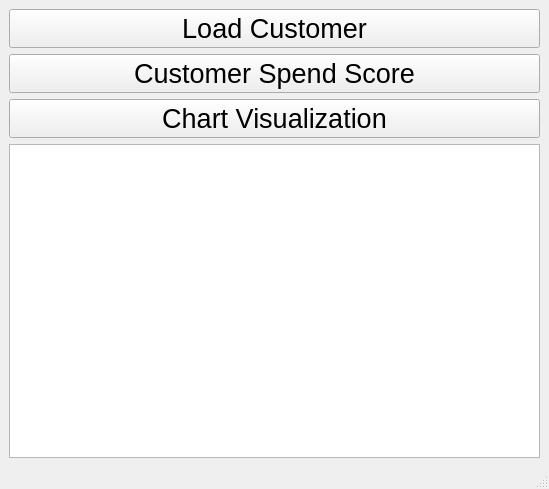
<?xml version="1.0" encoding="UTF-8"?>
<ui version="4.0">
 <class>MainWindow</class>
 <widget class="QMainWindow" name="MainWindow">
  <property name="geometry">
   <rect>
    <x>0</x>
    <y>0</y>
    <width>549</width>
    <height>489</height>
   </rect>
  </property>
  <property name="windowTitle">
   <string>MainWindow</string>
  </property>
  <widget class="QWidget" name="centralwidget">
   <layout class="QVBoxLayout" name="verticalLayout_2">
    <item>
     <layout class="QVBoxLayout" name="verticalLayout">
      <item>
       <widget class="QPushButton" name="pushButtonCustomer">
        <property name="font">
         <font>
          <pointsize>20</pointsize>
         </font>
        </property>
        <property name="text">
         <string>Load Customer</string>
        </property>
       </widget>
      </item>
      <item>
       <widget class="QPushButton" name="pushButtonCustomerSpendScore">
        <property name="font">
         <font>
          <pointsize>20</pointsize>
         </font>
        </property>
        <property name="text">
         <string>Customer Spend Score</string>
        </property>
       </widget>
      </item>
      <item>
       <widget class="QPushButton" name="pushButtonStatistic">
        <property name="font">
         <font>
          <pointsize>20</pointsize>
         </font>
        </property>
        <property name="text">
         <string>Chart Visualization</string>
        </property>
       </widget>
      </item>
      <item>
       <widget class="QTableWidget" name="tableWidgetData"/>
      </item>
     </layout>
    </item>
   </layout>
  </widget>
  <widget class="QMenuBar" name="menubar">
   <property name="geometry">
    <rect>
     <x>0</x>
     <y>0</y>
     <width>549</width>
     <height>22</height>
    </rect>
   </property>
  </widget>
  <widget class="QStatusBar" name="statusbar"/>
 </widget>
 <resources/>
 <connections/>
</ui>
